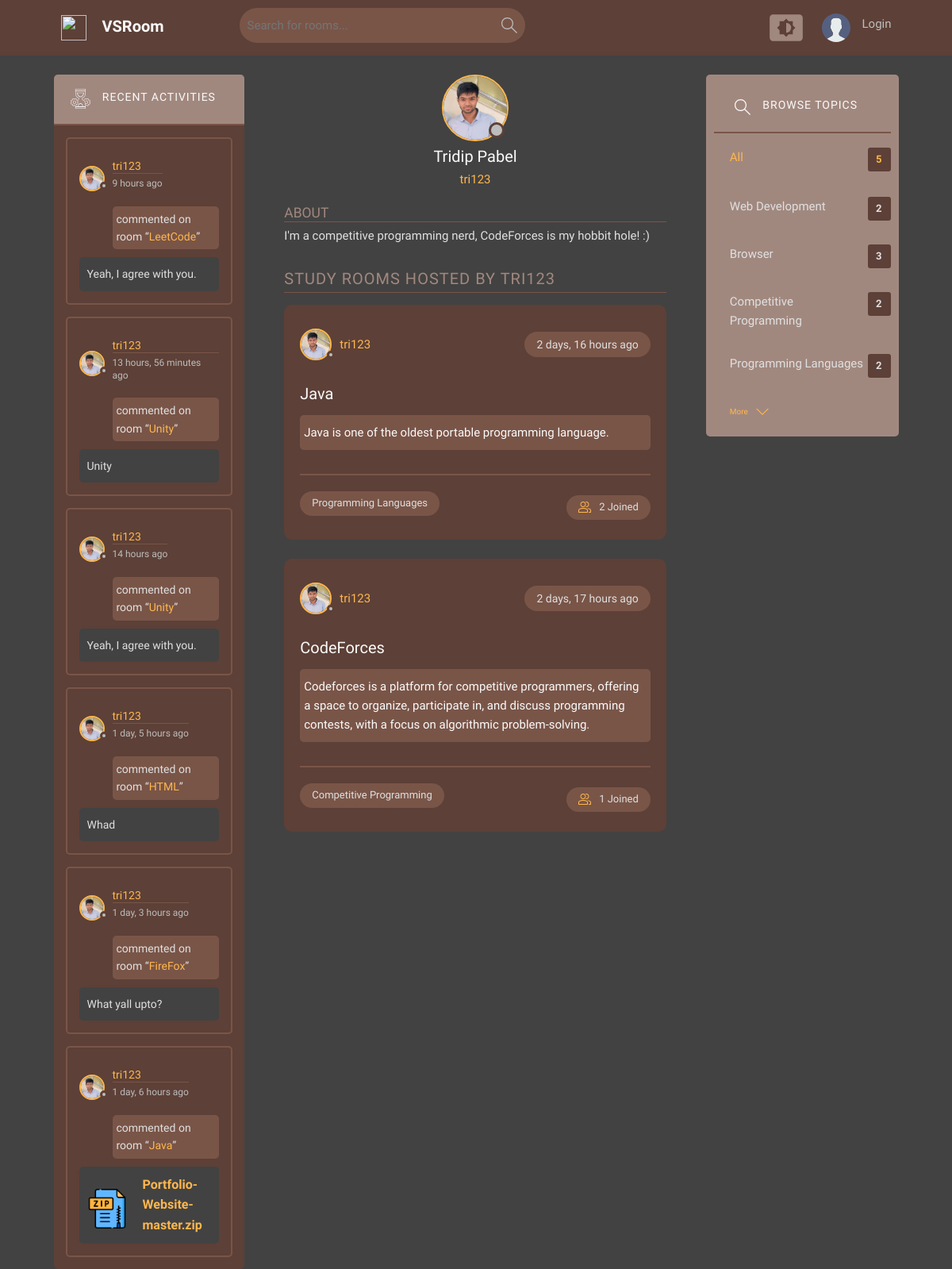
/profile/2/, run on an earlier commit of the app's database.
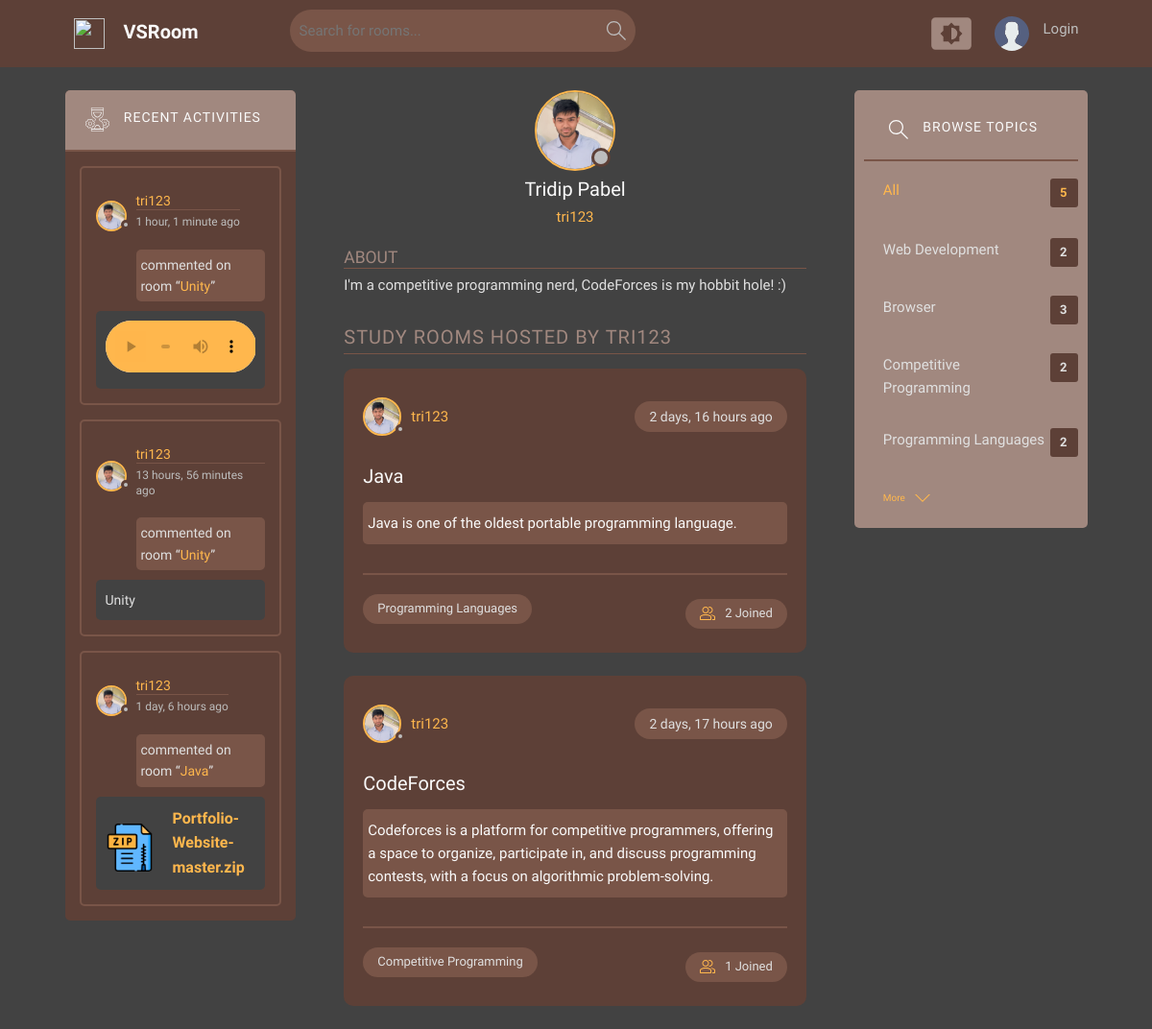
And on a later commit of the database.
### base/models.py (models this page shows, shortened)
class Message(models.Model):
    user = models.ForeignKey(User, on_delete=models.CASCADE)
    room = models.ForeignKey(Room, on_delete=models.CASCADE)
    body = models.TextField(blank=True)
    updated = models.DateTimeField(auto_now=True)
    created = models.DateTimeField(auto_now_add=True)
    class Meta:
        ordering = ['-updated', '-created']

class User(AbstractUser):
    name = models.CharField(max_length=200, null=True)
    email = models.EmailField(unique=True ,null=True)
    bio = models.TextField(null=True, blank=True)
    avatar = models.ImageField(null=True, default="avatar.svg")
    USERNAME_FIELD = 'email'
    REQUIRED_FIELDS = ['username']

class Room(models.Model):
    host = models.ForeignKey(User, on_delete=models.SET_NULL, null=True)
    topic = models.ForeignKey(Topic, on_delete=models.SET_NULL, null=True)
    name = models.CharField(max_length=200)
    description = models.TextField(null=True, blank=True)
    participants = models.ManyToManyField(User, related_name='participants', blank=True)
    updated = models.DateTimeField(auto_now=True)
    created = models.DateTimeField(auto_now_add=True)
    class Meta:
        ordering = ['-updated', '-created']
    def __str__(self):
        return str(self.name)

class MessageFile(models.Model):
    message = models.ForeignKey(Message, on_delete=models.CASCADE, related_name='files')
    file = models.FileField(upload_to='messages/')
    original_name = models.CharField(max_length=255, default="unknown")

class Topic(models.Model):
    name = models.CharField(max_length=200)

### base/views.py (the view)
# urls.py: path('profile/<str:pk>/', views.userProfile, name='user-profile'),
def userProfile(request, pk):
    user = User.objects.get(id=pk)
    rooms = user.room_set.all().order_by('-created')
    paginator = Paginator(rooms, 4)
    page_number = request.GET.get("page")
    page_obj = paginator.get_page(page_number)
    messages = user.message_set.all()
    topics = Topic.objects.all()
    return render(request, 'base/profile.html', {
        'user': user,
        'rooms': page_obj,
        'messages': messages,
        'topics': topics
    })

### base/templates/base/profile.html (shortened to what this page needs)
{% extends 'base/main.html' %}
{% block text %}
  <main class="profile-page layout layout--3">
    <div class="container">
      {% include 'base/activity_component.html' %}
      <div class="roomList">
        <div class="profile">
          <div class="profile__avatar">
            <div class="avatar avatar--large {% if request.user != user %}inactive{% else %}active{% endif %}">
                <img src="{{ user.avatar.url|default:'/static/Images/avatar.svg' }}" />
              </div>
          </div>
          <div class="profile__info">
            <h3>{{ user.name }}</h3>
            <p>{{ user.username }}</p>
          </div>
          <div class="profile__about">
            <h3>About</h3>
            <p>{{ user.bio }}</p>
          </div>
        </div>
        <div class="roomList__header">
          <div>
            <h2>Study Rooms Hosted by {{ user.username }}</h2>
          </div>
        </div>
        {% include 'base/room_component.html' with rooms=rooms %}
      </div>
      {% include 'base/topic_component.html' %}
    </div>
  </main>
{% endblock text %}

### base/templates/base/main.html (shortened to what this page needs)
<!DOCTYPE html>
{% load static %}
<html lang="en">
<head>
  <link href="https://cdn.jsdelivr.net/npm/bootstrap@5.3.3/dist/css/bootstrap.min.css" rel="stylesheet"
>
  <link rel="stylesheet" href="{% static 'styles/style.css' %}" />
</head>
<body>
  {% include 'base/nav.html' %}
  {% block text %}
  {% endblock %}
</body>
</html>

### base/templates/base/nav.html (shortened to what this page needs)
{% load static %}
<header class="header header--loggedIn">
  <div class="container">
    <a href="{% url 'home' %}" class="header__logo">
      <img src="{% static 'Images/poetry.png' %}" />
      <h1>VSRoom</h1>
    </a>
    <form class="header__search" method="GET" action="{% url 'home' %}">
      <label>
        <input name="q" placeholder="Search for rooms..." />
      </label>
    </form>
    <nav class="header__menu">
      <div class="dropdown-container">
        <div class="color-theme-menu">
        </div>
      </div>
      {% if request.user.is_authenticated %}
      <div class="header__user">
        <a href="{% url 'user-profile' request.user.id %}">
          <div class="avatar avatar--medium active">
            <img src="{{request.user.avatar.url}}" />
          </div>
          <p>{{request.user.name}}<span>{{request.user.username}}</span></p>
        </a>
        <button class="dropdown-button">
          <svg version="1.1" xmlns="http://www.w3.org/2000/svg" width="32" height="32" viewBox="0 0 32 32">
            <title>chevron-down</title>
            <path d="M16 21l-13-13h-3l16 16 16-16h-3l-13 13z"></path>
          </svg>
        </button>
      </div>
      {% else %}
      <a href="{% url 'login' %}">
        <img src="{% static 'Images/avatar.svg' %}" />
        <p>Login</p>
      </a>
      {% endif %}
    </nav>
  </div>
</header>

### base/templates/base/activity_component.html (shortened to what this page needs)
{% load static %}
<div class="activities">
  <div class="activities__header">
    <h2>Recent Activities</h2>
  </div>
  {% for message in messages %}
    <div class="activities__box">
      <div class="activities__boxHeader roomListRoom__header">
        <a href="{% url 'user-profile' message.user.id %}"
           class="roomListRoom__author">
          <div class="avatar avatar--small {% if request.user != message.user %}inactive{% else %}active{% endif %}">
            <img src="{{ message.user.avatar.url }}" />
          </div>
          <p>
            {{ message.user.username }}
            <span>{{ message.created | timesince }} ago</span>
          </p>
        </a>
      </div>
      <div class="activities__boxContent">
        <p>
          commented on room “<a href="{% url 'room' message.room.id %}">{{ message.room }}</a>”
        </p>
        <div class="activities__boxRoomContent">
          {{ message.body| truncatewords:20 }}
          {% if message.audiomessage.all %}
          <div class="message__audio">
            <audio controls class="audioPlayer">
              <source src="{{ message.audiomessage.first.audio_file.url }}"
                      type="audio/wav">
            </audio>
          </div>
        {% endif %}
          {% if message.files.all %}
            <div class="message__files">
              {% for file in message.files.all %}
                <div class="message__file">
                  {% with file.file.url|lower as file_url %}
                    {% if file_url|slice:'-4:' == ".png" or file_url|slice:'-4:' == ".jpg" or file_url|slice:'-5:' == ".jpeg" or file_url|slice:'-4:' == ".gif" or file_url|slice:'-4:' == ".svg" %}
                      <img src="{{ file.file.url }}" alt="Uploaded Image" class="uploaded-image">
                    {% else %}
                      {% with file_url|slice:'-1:' as ext %}
                        {% with file_url|slice:'-2:' as ext2 %}
                          {% with file_url|slice:'-3:' as ext3 %}
                            {% with file_url|slice:'-4:' as ext4 %}
                              {% with file_url|slice:'-5:' as ext5 %}
                                {% if ext3 == "pdf" %}
                                  <img src="{% static 'Images/icons/pdf_icon.png' %}" class="file-icon">
                                {% elif ext3 == "txt" %}
                                  <img src="{% static 'Images/icons/txt_icon.png' %}" class="file-icon">
                                {% elif ext4 == "docx" %}
                                  <img src="{% static 'Images/icons/docx_icon.png' %}" class="file-icon">
                                {% elif ext4 == "xlsx" %}
                                  <img src="{% static 'Images/icons/xlsx_icon.png' %}" class="file-icon">
                                {% elif ext2 == "py" %}
                                  <img src="{% static 'Images/icons/py_icon.png' %}" class="file-icon">
                                {% elif ext == "c" %}
                                  <img src="{% static 'Images/icons/c_icon.png' %}" class="file-icon">
                                {% elif ext3 == "cpp" or ext3 == "c++" %}
                                  <img src="{% static 'Images/icons/cpp_icon.png' %}" class="file-icon">
                                {% elif ext4 == "html" %}
                                  <img src="{% static 'Images/icons/html_icon.png' %}" class="file-icon">
                                {% elif ext3 == "css" %}
                                  <img src="{% static 'Images/icons/css_icon.png' %}" class="file-icon">
                                {% elif ext3 == "zip" %}
                                  <img src="{% static 'Images/icons/zip_icon.png' %}" class="file-icon">
                                {% elif ext3 == "mp3" %}
                                  <audio controls class="audioPlayer">
                                    <source src="{{ file.file.url }}" type="audio/mp3">
                                  </audio>
                                {% elif ext3 == "wav" %}
                                  <audio controls class="audioPlayer">
                                    <source src="{{ file.file.url }}" type="audio/wav">
                                  </audio>
                                {% elif ext3 == "mkv" %}
                                  <img src="{% static 'Images/icons/mkv_icon.png' %}" class="file-icon">
                                {% elif ext3 == "mp4" %}
                                  <video class="videoPlayer" controls>
                                    <source src="{{ file.file.url }}" type="video/mp4">
                                  </video>
                                {% else %}
                                  <img src="{% static 'Images/icons/default_file_icon.png' %}"
                                       class="file-icon">
                                {% endif %}
                              {% endwith %}
                            {% endwith %}
                          {% endwith %}
                        {% endwith %}
                      {% endwith %}
                      <span class="file-link">
                        <a href="{{ file.file.url }}" target="_blank">{{ file.file.name|cut:"messages/" }}</a>
                      </span>
                    {% endif %}
                  {% endwith %}
                </div>
              {% endfor %}
            </div>
          {% endif %}
        </div>
      </div>
    </div>
  {% endfor %}
</div>

### base/templates/base/room_component.html (shortened to what this page needs)
<div class="room-slider">
  {% for room in rooms %}
  <div class="roomListRoom">
    <div class="roomListRoom__header">
      <a href="{% url 'user-profile' room.host.id %}" class="roomListRoom__author">
        <div class="avatar avatar--medium {% if request.user != room.host %}inactive{% else %}active{% endif %}">
          <img src="{{ room.host.avatar.url }}" />
        </div>
        <span>{{ room.host.username }}</span>
      </a>
      <div class="roomListRoom__actions">
        <span>{{ room.created | timesince }} ago</span>
      </div>
    </div>
    <a href="{% url 'room' room.id %}" class="roomListRoom__content">
      <h3>{{ room.name }}</h3>
      {% if room.description %}
      <p>{{ room.description }}</p>
      {% endif %}
    </a>
    <div class="roomListRoom__meta">
      <p class="roomListRoom__topic">{{ room.topic.name }}</p>
      <a href="{% url 'room' room.id %}" class="roomListRoom__joined">
        {{ room.participants.all.count }} Joined
      </a>
    </div>
  </div>
  {% empty %}
  <p>No rooms available.</p>
  {% endfor %}
</div>

### base/templates/base/topic_component.html (shortened to what this page needs)
<div class="topics">
    <div class="topics__header">
        <h2>Browse Topics</h2>
    </div>
    <ul class="topics__list">
        <li>
            <a href="{% url 'home' %}" class="active">All <span class="topic-count">{{topics.count}}</span></a>
        </li>
        {% for topic in topics|slice:":4" %}
        <li>
            <a href="{% url 'home' %}?q={{topic.name}}">{{topic.name}}<span class="topic-count">{{topic.room_set.all.count}}</span></a>
        </li>
        {% endfor %}
        <a class="btn btn--link" href="{% url 'topics' %}">
            More
            <svg version="1.1" xmlns="http://www.w3.org/2000/svg" width="32" height="32" viewBox="0 0 32 32">
                <title>chevron-down</title>
                <path d="M16 21l-13-13h-3l16 16 16-16h-3l-13 13z"></path>
            </svg>
        </a>
    </ul>
</div>

What changed in the data, as far as the page shows it:
removed Message: user.avatar (picture), user.username "tri123", created "9 hours", room "LeetCode", body "Yeah, I agree with you."
removed Message: user.avatar (picture), user.username "tri123", created "14 hours", room "Unity", body "Yeah, I agree with you."
removed Message: user.avatar (picture), user.username "tri123", created "1 day, 5 hours", room "HTML", body "Whad"
removed Message: user.avatar (picture), user.username "tri123", created "1 day, 3 hours", room "FireFox", body "What yall upto?"
added Message: user.avatar (picture), user.username "tri123", created "1 hour, 1 minute", room "Unity"
